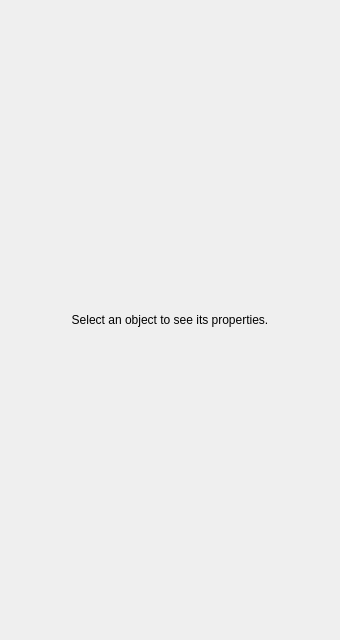
<?xml version="1.0" encoding="UTF-8"?>
<ui version="4.0">
 <class>PropertiesPanel</class>
 <widget class="QWidget" name="PropertiesPanel">
  <property name="geometry"><rect><x>0</x><y>0</y><width>340</width><height>640</height></rect></property>
  <layout class="QVBoxLayout" name="outerLayout">
   <property name="leftMargin"><number>0</number></property><property name="topMargin"><number>0</number></property><property name="rightMargin"><number>0</number></property><property name="bottomMargin"><number>0</number></property>
   <item>
    <widget class="QStackedWidget" name="stack">
     <widget class="QWidget" name="emptyPage">
      <layout class="QVBoxLayout" name="emptyLayout">
       <item><widget class="QLabel" name="emptyLabel"><property name="text"><string>Select an object to see its properties.</string></property><property name="alignment"><set>Qt::AlignCenter</set></property><property name="wordWrap"><bool>true</bool></property></widget></item>
      </layout>
     </widget>
     <widget class="QWidget" name="objectPage">
      <layout class="QVBoxLayout" name="objectPageLayout">
       <property name="leftMargin"><number>0</number></property><property name="topMargin"><number>0</number></property><property name="rightMargin"><number>0</number></property><property name="bottomMargin"><number>0</number></property>
       <item>
        <widget class="QScrollArea" name="scrollArea">
         <property name="frameShape"><enum>QFrame::NoFrame</enum></property>
         <property name="widgetResizable"><bool>true</bool></property>
         <widget class="QWidget" name="scrollContents">
          <layout class="QVBoxLayout" name="contentsLayout">
           <property name="spacing"><number>6</number></property>
           <item>
            <widget class="QGroupBox" name="objectGroup">
             <property name="title"><string>Object</string></property>
             <layout class="QFormLayout" name="objectForm">
              <item row="0" column="0"><widget class="QLabel" name="nameLabel"><property name="text"><string>Name</string></property></widget></item>
              <item row="0" column="1"><widget class="QLineEdit" name="nameEdit"/></item>
              <item row="1" column="0"><widget class="QLabel" name="typeLabel"><property name="text"><string>Type</string></property></widget></item>
              <item row="1" column="1"><widget class="QLabel" name="typeValue"><property name="text"><string>-</string></property></widget></item>
              <item row="2" column="0"><widget class="QLabel" name="idLabel"><property name="text"><string>Id</string></property></widget></item>
              <item row="2" column="1"><widget class="QLabel" name="idValue"><property name="text"><string>-</string></property><property name="textInteractionFlags"><set>Qt::TextSelectableByMouse</set></property></widget></item>
              <item row="3" column="0"><widget class="QLabel" name="visibleLabel"><property name="text"><string>Visible</string></property></widget></item>
              <item row="3" column="1"><widget class="QCheckBox" name="visibleCheck"><property name="text"><string/></property></widget></item>
              <item row="4" column="0"><widget class="QLabel" name="materialLabel"><property name="text"><string>Material</string></property></widget></item>
              <item row="4" column="1"><widget class="QComboBox" name="materialCombo"/></item>
             </layout>
            </widget>
           </item>
           <item>
            <widget class="QGroupBox" name="transformGroup">
             <property name="title"><string>Transform (relative to parent)</string></property>
             <layout class="QFormLayout" name="transformForm">
              <item row="0" column="0"><widget class="QLabel" name="positionLabel"><property name="text"><string>Position</string></property></widget></item>
              <item row="0" column="1"><layout class="QHBoxLayout" name="positionLayout"><item><widget class="QDoubleSpinBox" name="positionX"><property name="keyboardTracking"><bool>false</bool></property><property name="decimals"><number>4</number></property><property name="minimum"><double>-1000000000.0</double></property><property name="maximum"><double>1000000000.0</double></property><property name="singleStep"><double>0.1</double></property></widget></item><item><widget class="QDoubleSpinBox" name="positionY"><property name="keyboardTracking"><bool>false</bool></property><property name="decimals"><number>4</number></property><property name="minimum"><double>-1000000000.0</double></property><property name="maximum"><double>1000000000.0</double></property><property name="singleStep"><double>0.1</double></property></widget></item><item><widget class="QDoubleSpinBox" name="positionZ"><property name="keyboardTracking"><bool>false</bool></property><property name="decimals"><number>4</number></property><property name="minimum"><double>-1000000000.0</double></property><property name="maximum"><double>1000000000.0</double></property><property name="singleStep"><double>0.1</double></property></widget></item></layout></item>
              <item row="1" column="0"><widget class="QLabel" name="rotationLabel"><property name="text"><string>Rotation</string></property><property name="toolTip"><string>Rotation about the X, Y and Z axes in degrees, applied in that order about the fixed parent axes (intrinsic Z-Y-X Euler angles).</string></property></widget></item>
              <item row="1" column="1"><layout class="QHBoxLayout" name="rotationLayout"><item><widget class="QDoubleSpinBox" name="rotationX"><property name="keyboardTracking"><bool>false</bool></property><property name="decimals"><number>3</number></property><property name="minimum"><double>-360</double></property><property name="maximum"><double>360</double></property><property name="singleStep"><double>5</double></property><property name="suffix"><string> deg</string></property></widget></item><item><widget class="QDoubleSpinBox" name="rotationY"><property name="keyboardTracking"><bool>false</bool></property><property name="decimals"><number>3</number></property><property name="minimum"><double>-360</double></property><property name="maximum"><double>360</double></property><property name="singleStep"><double>5</double></property><property name="suffix"><string> deg</string></property></widget></item><item><widget class="QDoubleSpinBox" name="rotationZ"><property name="keyboardTracking"><bool>false</bool></property><property name="decimals"><number>3</number></property><property name="minimum"><double>-360</double></property><property name="maximum"><double>360</double></property><property name="singleStep"><double>5</double></property><property name="suffix"><string> deg</string></property></widget></item></layout></item>
              <item row="2" column="0"><widget class="QLabel" name="scaleLabel"><property name="text"><string>Scale</string></property></widget></item>
              <item row="2" column="1"><layout class="QHBoxLayout" name="scaleLayout"><item><widget class="QDoubleSpinBox" name="scaleX"><property name="keyboardTracking"><bool>false</bool></property><property name="decimals"><number>4</number></property><property name="minimum"><double>0.0001</double></property><property name="maximum"><double>1000000.0</double></property><property name="singleStep"><double>0.1</double></property></widget></item><item><widget class="QDoubleSpinBox" name="scaleY"><property name="keyboardTracking"><bool>false</bool></property><property name="decimals"><number>4</number></property><property name="minimum"><double>0.0001</double></property><property name="maximum"><double>1000000.0</double></property><property name="singleStep"><double>0.1</double></property></widget></item><item><widget class="QDoubleSpinBox" name="scaleZ"><property name="keyboardTracking"><bool>false</bool></property><property name="decimals"><number>4</number></property><property name="minimum"><double>0.0001</double></property><property name="maximum"><double>1000000.0</double></property><property name="singleStep"><double>0.1</double></property></widget></item></layout></item>
             </layout>
            </widget>
           </item>
           <item>
            <widget class="QGroupBox" name="geometryGroup">
             <property name="title"><string>Geometry</string></property>
             <layout class="QFormLayout" name="geometryForm"/>
            </widget>
           </item>
           <item>
            <widget class="QWidget" name="componentContainer" native="true">
             <layout class="QVBoxLayout" name="componentLayout">
              <property name="leftMargin"><number>0</number></property><property name="topMargin"><number>0</number></property><property name="rightMargin"><number>0</number></property><property name="bottomMargin"><number>0</number></property>
             </layout>
            </widget>
           </item>
           <item><spacer name="bottomSpacer"><property name="orientation"><enum>Qt::Vertical</enum></property><property name="sizeHint" stdset="0"><size><width>20</width><height>40</height></size></property></spacer></item>
          </layout>
         </widget>
        </widget>
       </item>
      </layout>
     </widget>
    </widget>
   </item>
  </layout>
 </widget>
 <resources/>
 <connections/>
</ui>
